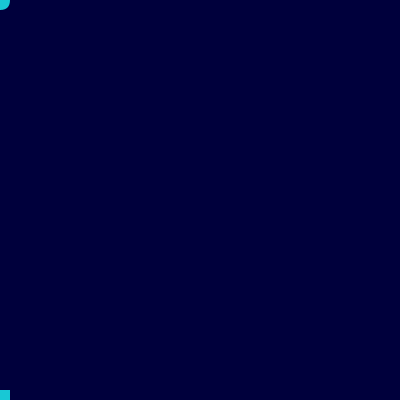
Frame 1 (no input)
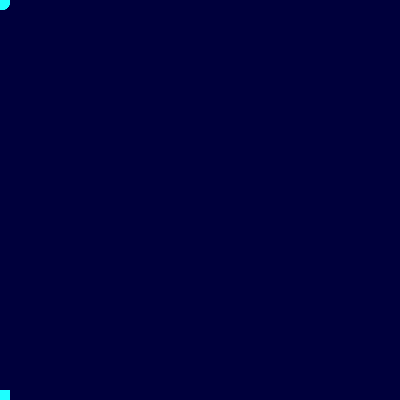
Frame 60 (the mouse pressed at the canvas centre just before this capture)
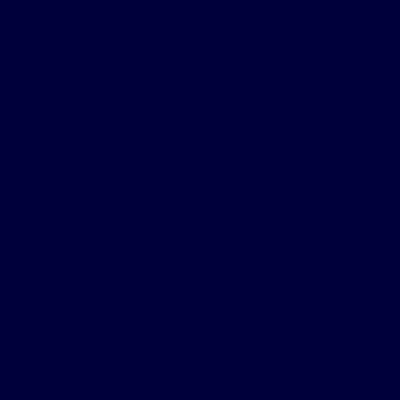
Frame 120 (the mouse held since frame 60 and released just before this capture)

The Processing sketch that drew these frames (run headless with seeded random() and noise(); from frame 60 on, the mouse is pressed at the canvas centre):

// Processing sketch: processing_99773
// ── processing_99773.pde

void setup(){
  size(400,400);
  noStroke();
  noCursor();
  background(0,0,60);
  rectMode(CENTER);
}

void draw(){
  if(keyPressed==true){
    fill(255,255,30,30);
  }
  else
  {
    fill(30,255,255,200);
  }
 if(mouseY<=200){
    rect(mouseX,mouseY,20,20,mouseX/2,mouseY/2,50,50);
    rect(mouseX,400-mouseY,20,20,mouseX/2,mouseY/2,50,50);
 }
 else
 {
   rect(mouseX,mouseY,20,20,mouseX/2,mouseY/2,50,50);
   rect(mouseX,200-(mouseY-200),20,20,mouseX/2,mouseY/2,50,50);
 }

  if(mousePressed==true){
    fill(0,0,60);
    rect(0,0,800,800);
  }
  else
  {
    rect(0,0,0,0);
  }
}
